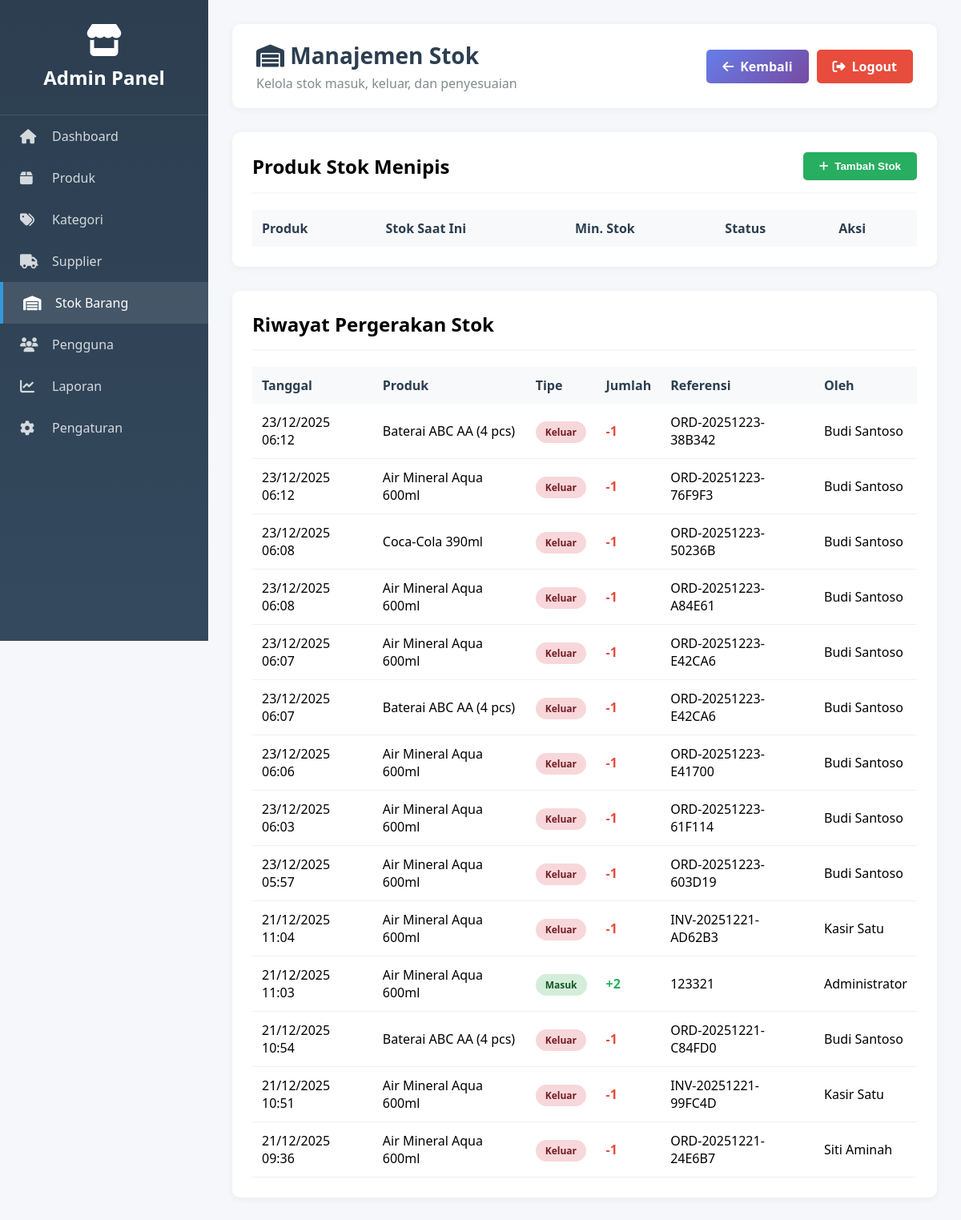
/admin/stock.php (signed in), run on the app's committed database.
### tables this page shows
CREATE TABLE `stock_history` (
  `id` int(11) NOT NULL,
  `product_id` int(11) NOT NULL,
  `quantity_before` int(11) NOT NULL,
  `quantity_change` int(11) NOT NULL,
  `quantity_after` int(11) NOT NULL,
  `type` enum('in','out','adjustment','sale','return') NOT NULL,
  `reference` varchar(100) DEFAULT NULL,
  `notes` text DEFAULT NULL,
  `created_by` int(11) DEFAULT NULL,
  `created_at` timestamp NOT NULL DEFAULT current_timestamp()
);

CREATE TABLE `products` (
  `id` int(11) NOT NULL,
  `category_id` int(11) DEFAULT NULL,
  `supplier_id` int(11) DEFAULT NULL,
  `product_name` varchar(200) NOT NULL,
  `sku` varchar(50) NOT NULL,
  `barcode` varchar(100) DEFAULT NULL,
  `description` text DEFAULT NULL,
  `price` decimal(15,2) NOT NULL,
  `cost_price` decimal(15,2) DEFAULT NULL,
  `stock` int(11) DEFAULT 0,
  `min_stock` int(11) DEFAULT 10,
  `unit` varchar(20) DEFAULT 'pcs',
  `image` varchar(255) DEFAULT NULL,
  `status` enum('active','inactive') DEFAULT 'active',
  `created_at` timestamp NOT NULL DEFAULT current_timestamp(),
  `updated_at` timestamp NOT NULL DEFAULT current_timestamp() ON UPDATE current_timestamp()
);

CREATE TABLE `users` (
  `id` int(11) NOT NULL,
  `username` varchar(50) NOT NULL,
  `password` varchar(255) NOT NULL,
  `full_name` varchar(100) NOT NULL,
  `email` varchar(100) NOT NULL,
  `phone` varchar(20) DEFAULT NULL,
  `role` enum('admin','kasir','customer') NOT NULL,
  `address` text DEFAULT NULL,
  `photo` varchar(255) DEFAULT NULL,
  `status` enum('active','inactive') DEFAULT 'active',
  `created_at` timestamp NOT NULL DEFAULT current_timestamp(),
  `updated_at` timestamp NOT NULL DEFAULT current_timestamp() ON UPDATE current_timestamp()
);

### admin/stock.php (the view, shortened to what this page needs)
<?php
require_once '../config.php';
$stock_history = $conn->query("SELECT sh.*, p.product_name, u.full_name FROM stock_history sh JOIN products p ON sh.product_id = p.id LEFT JOIN users u ON sh.created_by = u.id ORDER BY sh.created_at DESC LIMIT 50");
require_once '../includes/admin_header.php';
?>
</head>
<body>
    <div class="wrapper">
        <div class="sidebar">
            <div class="sidebar-header">
                <i class="fas fa-store" style="font-size: 40px; margin-bottom: 10px;"></i>
                <h2>Admin Panel</h2>
            </div>
            <div class="sidebar-menu">
                <a href="index.php" class="menu-item"><i class="fas fa-home"></i><span>Dashboard</span></a>
                <a href="products.php" class="menu-item"><i class="fas fa-box"></i><span>Produk</span></a>
                <a href="categories.php" class="menu-item"><i class="fas fa-tags"></i><span>Kategori</span></a>
                <a href="suppliers.php" class="menu-item"><i class="fas fa-truck"></i><span>Supplier</span></a>
                <a href="stock.php" class="menu-item active"><i class="fas fa-warehouse"></i><span>Stok Barang</span></a>
                <a href="users.php" class="menu-item"><i class="fas fa-users"></i><span>Pengguna</span></a>
                <a href="reports.php" class="menu-item"><i class="fas fa-chart-line"></i><span>Laporan</span></a>
                <a href="settings.php" class="menu-item"><i class="fas fa-cog"></i><span>Pengaturan</span></a>
            </div>
        </div>
        <div class="main-content">
            <div class="top-bar">
                <div>
                    <h1 style="font-size: 28px; color: #2c3e50;"><i class="fas fa-warehouse"></i> Manajemen Stok</h1>
                    <p style="color: #7f8c8d; margin-top: 5px;">Kelola stok masuk, keluar, dan penyesuaian</p>
                </div>
                <div style="display: flex; gap: 10px;">
                    <a href="index.php" class="btn btn-primary"><i class="fas fa-arrow-left"></i> Kembali</a>
                    <a href="../logout.php" class="btn btn-danger"><i class="fas fa-sign-out-alt"></i> Logout</a>
                </div>
            </div>
            <div class="card">
                <div class="card-header">
                    <h2>Produk Stok Menipis</h2>
                    <button class="btn btn-success" onclick="openModal()">
                        <i class="fas fa-plus"></i> Tambah Stok
                    </button>
                </div>
                <table>
                    <thead>
                        <tr>
                            <th>Produk</th>
                            <th>Stok Saat Ini</th>
                            <th>Min. Stok</th>
                            <th>Status</th>
                            <th>Aksi</th>
                        </tr>
                    </thead>
                </table>
            </div>
            <div class="card">
                <div class="card-header">
                    <h2>Riwayat Pergerakan Stok</h2>
                </div>
                <table>
                    <thead>
                        <tr>
                            <th>Tanggal</th>
                            <th>Produk</th>
                            <th>Tipe</th>
                            <th>Jumlah</th>
                            <th>Referensi</th>
                            <th>Oleh</th>
                        </tr>
                    </thead>
                    <tbody>
                        <?php while($history = $stock_history->fetch_assoc()): ?>
                        <tr>
                            <td><?php echo date('d/m/Y H:i', strtotime($history['created_at'])); ?></td>
                            <td><?php echo $history['product_name']; ?></td>
                            <td>
                                <?php if($history['type'] == 'in'): ?>
                                    <span class="badge badge-success">Masuk</span>
                                <?php elseif($history['type'] == 'out'): ?>
                                    <span class="badge badge-danger">Keluar</span>
                                <?php else: ?>
                                    <span class="badge badge-info">Penyesuaian</span>
                                <?php endif; ?>
                            </td>
                            <td>
                                <strong style="color: <?php echo $history['quantity_change'] > 0 ? '#27ae60' : '#e74c3c'; ?>">
                                    <?php echo $history['quantity_change'] > 0 ? '+' : ''; ?><?php echo $history['quantity_change']; ?>
                                </strong>
                            </td>
                            <td><?php echo $history['reference'] ?: '-'; ?></td>
                            <td><?php echo $history['full_name']; ?></td>
                        </tr>
                        <?php endwhile; ?>
                    </tbody>
                </table>
            </div>
        </div>
    </div>
<?php require_once '../includes/admin_footer.php'; ?>

### admin/stock.php (style rules this page uses)
* { margin: 0; padding: 0; box-sizing: border-box; }
body { font-family: 'Segoe UI', Tahoma, Geneva, Verdana, sans-serif; background: #f5f7fa; }
.wrapper { display: flex; min-height: 100vh; }
.sidebar { width: 260px; background: linear-gradient(180deg, #2c3e50 0%, #34495e 100%); color: white; position: fixed; height: 100vh; overflow-y: auto; }
.sidebar-header { padding: 30px 20px; text-align: center; border-bottom: 1px solid rgba(255,255,255,0.1); }
.menu-item { padding: 15px 25px; display: flex; align-items: center; color: rgba(255,255,255,0.8); text-decoration: none; transition: all 0.3s; }
.menu-item:hover, .menu-item.active { background: rgba(255,255,255,0.1); color: white; border-left: 4px solid #3498db; }
.menu-item i { margin-right: 15px; font-size: 18px; width: 25px; }
.main-content { margin-left: 260px; flex: 1; padding: 30px; }
.top-bar { background: white; padding: 20px 30px; border-radius: 10px; display: flex; justify-content: space-between; align-items: center; margin-bottom: 30px; box-shadow: 0 2px 10px rgba(0,0,0,0.05); }
.btn { padding: 10px 20px; border: none; border-radius: 5px; cursor: pointer; font-weight: 600; text-decoration: none; display: inline-flex; align-items: center; gap: 8px; transition: all 0.3s; }
.btn-primary { background: linear-gradient(135deg, #667eea 0%, #764ba2 100%); color: white; }
.btn-success { background: #27ae60; color: white; }
.btn-danger { background: #e74c3c; color: white; }
.card { background: white; border-radius: 10px; padding: 25px; box-shadow: 0 2px 10px rgba(0,0,0,0.05); margin-bottom: 30px; }
.card-header { display: flex; justify-content: space-between; align-items: center; margin-bottom: 20px; padding-bottom: 15px; border-bottom: 2px solid #f5f7fa; }
table { width: 100%; border-collapse: collapse; }
th { background: #f8f9fa; padding: 12px; text-align: left; font-weight: 600; color: #2c3e50; }
td { padding: 12px; border-bottom: 1px solid #f0f0f0; }
.badge { padding: 5px 12px; border-radius: 20px; font-size: 12px; font-weight: 600; }
.badge-success { background: #d4edda; color: #155724; }
.badge-danger { background: #f8d7da; color: #721c24; }

### data on the page
stock_history: created_at "23/12/2025 06:12", product.product_name "Baterai ABC AA (4 pcs)", type "Keluar", quantity_change "-1", reference "ORD-20251223-38B342", created_by.full_name "Budi Santoso"
stock_history: created_at "23/12/2025 06:12", product.product_name "Air Mineral Aqua 600ml", type "Keluar", quantity_change "-1", reference "ORD-20251223-76F9F3", created_by.full_name "Budi Santoso"
stock_history: created_at "23/12/2025 06:08", product.product_name "Coca-Cola 390ml", type "Keluar", quantity_change "-1", reference "ORD-20251223-50236B", created_by.full_name "Budi Santoso"
stock_history: created_at "23/12/2025 06:08", product.product_name "Air Mineral Aqua 600ml", type "Keluar", quantity_change "-1", reference "ORD-20251223-A84E61", created_by.full_name "Budi Santoso"
stock_history: created_at "23/12/2025 06:07", product.product_name "Air Mineral Aqua 600ml", type "Keluar", quantity_change "-1", reference "ORD-20251223-E42CA6", created_by.full_name "Budi Santoso"
stock_history: created_at "23/12/2025 06:07", product.product_name "Baterai ABC AA (4 pcs)", type "Keluar", quantity_change "-1", reference "ORD-20251223-E42CA6", created_by.full_name "Budi Santoso"
stock_history: created_at "23/12/2025 06:06", product.product_name "Air Mineral Aqua 600ml", type "Keluar", quantity_change "-1", reference "ORD-20251223-E41700", created_by.full_name "Budi Santoso"
stock_history: created_at "23/12/2025 06:03", product.product_name "Air Mineral Aqua 600ml", type "Keluar", quantity_change "-1", reference "ORD-20251223-61F114", created_by.full_name "Budi Santoso"
stock_history: created_at "23/12/2025 05:57", product.product_name "Air Mineral Aqua 600ml", type "Keluar", quantity_change "-1", reference "ORD-20251223-603D19", created_by.full_name "Budi Santoso"
stock_history: created_at "21/12/2025 11:04", product.product_name "Air Mineral Aqua 600ml", type "Keluar", quantity_change "-1", reference "INV-20251221-AD62B3", created_by.full_name "Kasir Satu"
stock_history: created_at "21/12/2025 11:03", product.product_name "Air Mineral Aqua 600ml", type "Masuk", quantity_change "2", reference "123321", created_by.full_name "Administrator"
stock_history: created_at "21/12/2025 10:54", product.product_name "Baterai ABC AA (4 pcs)", type "Keluar", quantity_change "-1", reference "ORD-20251221-C84FD0", created_by.full_name "Budi Santoso"
stock_history: created_at "21/12/2025 10:51", product.product_name "Air Mineral Aqua 600ml", type "Keluar", quantity_change "-1", reference "INV-20251221-99FC4D", created_by.full_name "Kasir Satu"
stock_history: created_at "21/12/2025 09:36", product.product_name "Air Mineral Aqua 600ml", type "Keluar", quantity_change "-1", reference "ORD-20251221-24E6B7", created_by.full_name "Siti Aminah"
